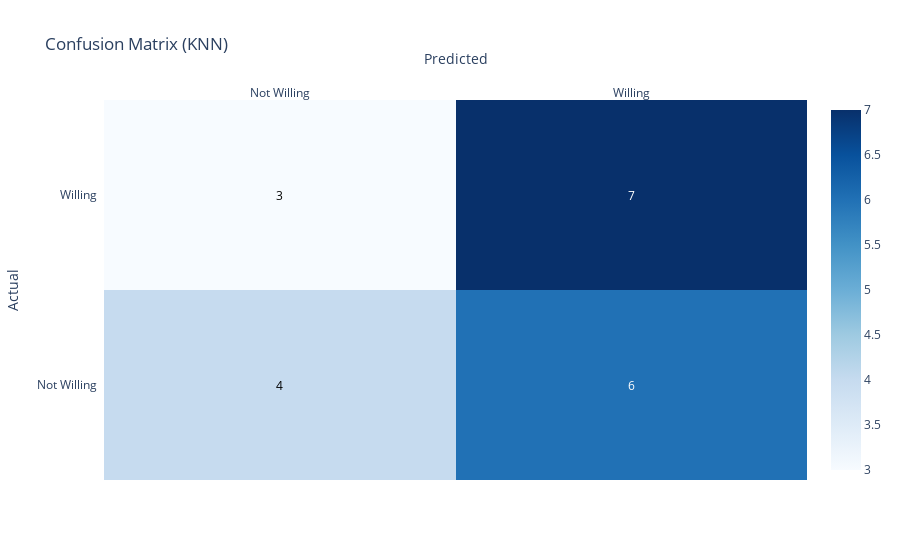

Write notebook code for a chart like this one.
### Code cell
import plotly.figure_factory as ff
from sklearn.metrics import confusion_matrix

cm = confusion_matrix(y_test, y_pred)
labels = ["Not Willing", "Willing"]

fig = ff.create_annotated_heatmap(
    z=cm,
    x=labels,
    y=labels,
    colorscale="Blues",
    showscale=True,
    annotation_text=[[str(cell) for cell in row] for row in cm]
)
fig.update_layout(title="Confusion Matrix (KNN)", xaxis_title="Predicted", yaxis_title="Actual")
fig.show()

### Figure 1 — Plotly figure (JSON) as saved in the notebook; plotly's stock layout.template omitted (floating-point values rounded to 4 significant figures)
{"data": [{"colorscale": [[0, "rgb(247,251,255)"], [0.125, "rgb(222,235,247)"], [0.25, "rgb(198,219,239)"], [0.375, "rgb(158,202,225)"], [0.5, "rgb(107,174,214)"], [0.625, "rgb(66,146,198)"], [0.75, "rgb(33,113,181)"], [0.875, "rgb(8,81,156)"], [1, "rgb(8,48,107)"]], "reversescale": false, "showscale": true, "type": "heatmap", "x": ["Not Willing", "Willing"], "y": ["Not Willing", "Willing"], "z": [[4, 6], [3, 7]]}], "layout": {"annotations": [{"font": {"color": "#000000"}, "showarrow": false, "text": "4", "x": "Not Willing", "xref": "x", "y": "Not Willing", "yref": "y"}, {"font": {"color": "#FFFFFF"}, "showarrow": false, "text": "6", "x": "Willing", "xref": "x", "y": "Not Willing", "yref": "y"}, {"font": {"color": "#000000"}, "showarrow": false, "text": "3", "x": "Not Willing", "xref": "x", "y": "Willing", "yref": "y"}, {"font": {"color": "#FFFFFF"}, "showarrow": false, "text": "7", "x": "Willing", "xref": "x", "y": "Willing", "yref": "y"}], "title": {"text": "Confusion Matrix (KNN)"}, "xaxis": {"dtick": 1, "gridcolor": "rgb(0, 0, 0)", "side": "top", "ticks": "", "title": {"text": "Predicted"}}, "yaxis": {"dtick": 1, "ticks": "", "ticksuffix": "  ", "title": {"text": "Actual"}}}}
